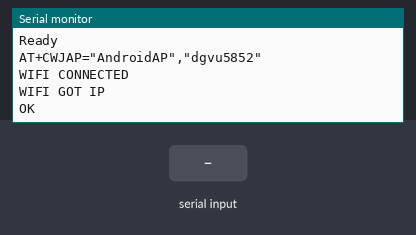
Bench run of a sketch on a simulated Arduino Uno, built with avr-gcc and run on an emulated ATmega328P. Parts: the last lines printed to the serial monitor. The test bench sets the inputs (shaded band). The modem accepts every AT command (registered, SIM ready, sends succeed) and sends nothing else.

Above: at 11.2 s.
11.3 s: "1\n" received over the second serial link
At 12.4 s:
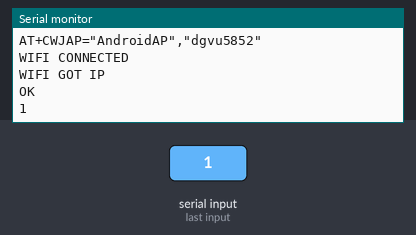
12.8 s: "0\n" received over the second serial link
At 13.6 s:
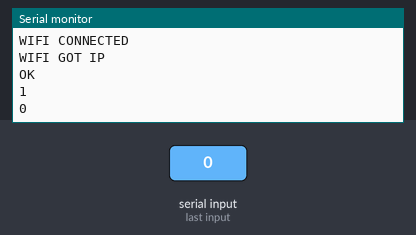

Measured:
- after the input at 11.3 s, the serial monitor: prints a new line at once (image 1)
- after the input at 12.8 s, the serial monitor: prints a new line at once (image 2)

The sketch:

ESP8266_Connection.ino
```cpp
#include <SoftwareSerial.h>

SoftwareSerial SSerial(3,2);// connect pin 2(software TX of arduino) to RX , pin 3(software RX of arduino) to TX of WIFI module

#define WIFI_ID "AndroidAP" //name of the wifi connection
#define PASS "dgvu5852"  // password of the wifi connection
#define DST_IP "216.58.197.67"//google.com website

void setup() {

     initializeSystem();

     checkWIFIModule();

     resetWIFI();

     connectTOWIFI();
}

void loop() {
   while(Serial.available() > 0){
    SSerial.write(Serial.read());
   }

   while(SSerial.available()>0) {
     Serial.write(SSerial.read());
     }
}


void initializeSystem(){
     Serial.begin(115200);
     while (!Serial);
     SSerial.begin(115200);//115200 baud rate works for wifi module. try changing the baud rate to 9600 or other rates, if 115200 doesn't work.
     while (!SSerial);
     Serial.println(F("ESP8266 initialization on Arduino Uno"));
     SSerial.flush();// clear the software serial buffer
}

void checkWIFIModule(){
  SSerial.println("AT");
  if(SSerial.find("OK"));
  Serial.println(F("WIFI module identified"));
  while(SSerial.available()>0) {
  Serial.write(SSerial.read());
  }
}

void resetWIFI(){
    Serial.println(F("Resetting WIFI Module"));
    SSerial.println("AT+RST");//wifi module reset command
    delay(5000);
    while(SSerial.available()){
    Serial.write(SSerial.read());
    }
}


void connectTOWIFI(){

  String cmd="AT+CWJAP=\"";
       cmd+=WIFI_ID;
       cmd+="\",\"";
       cmd+=PASS;
       cmd+="\"";
  Serial.println(cmd);
  SSerial.println(cmd);
  delay(5000);
  while(SSerial.available()){
    Serial.write(SSerial.read());
    }
}

void makeConnection(String URL){
  String cmd = "AT+CIPSTART=\"UDP\",\"";
     cmd += DST_IP;
     cmd += "\",80";
     SSerial.println(cmd);
     //dbgSerial.println(cmd);
     Serial.println(cmd);
     if(SSerial.find("Error")) {
      Serial.println(F("error in making connection "));
      return;
     }
     else{
      while(SSerial.available()){
        Serial.write(SSerial.read());
      }
     }
     cmd = "GET / HTTP/1.0\r\n\r\n";
     SSerial.print("AT+CIPSEND=");
     SSerial.println(cmd.length());
     if(SSerial.find(">"))
     {
       //dbgSerial.print(">");
       Serial.print(">");
       }else
       {
         SSerial.println("AT+CIPCLOSE");
         //dbgSerial.println("connect timeout");
         Serial.println("connect timeout");
         delay(1000);
         return;
       }

       SSerial.print(cmd);
       delay(2000);

       while (SSerial.available())
       {
         char c = SSerial.read();
         //dbgSerial.write(c);
         Serial.write(c);
         //if(c=='\r') dbgSerial.print('\n');
         if(c=='\r') Serial.print('\n');
       }
}
```
